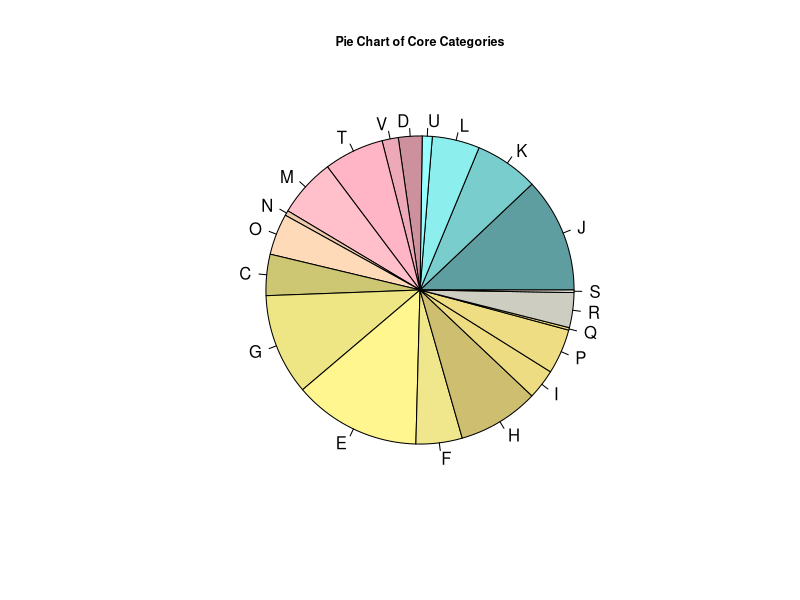
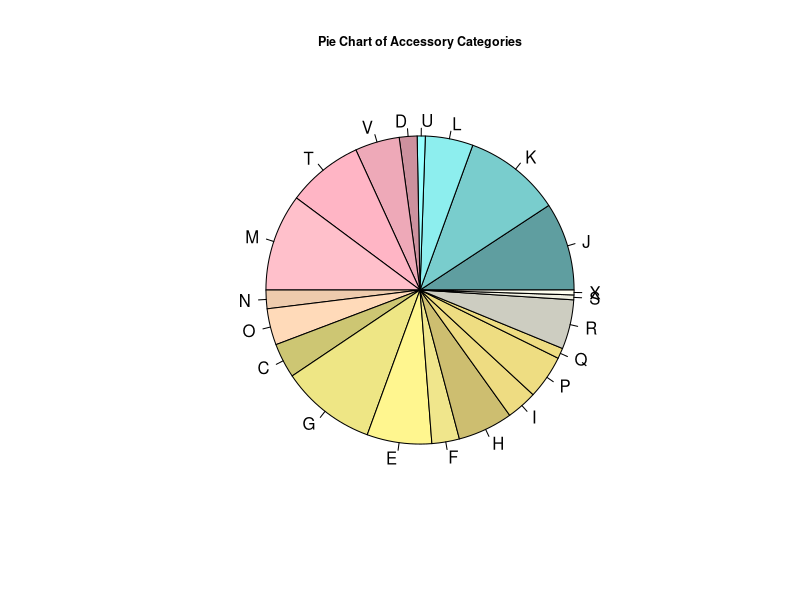
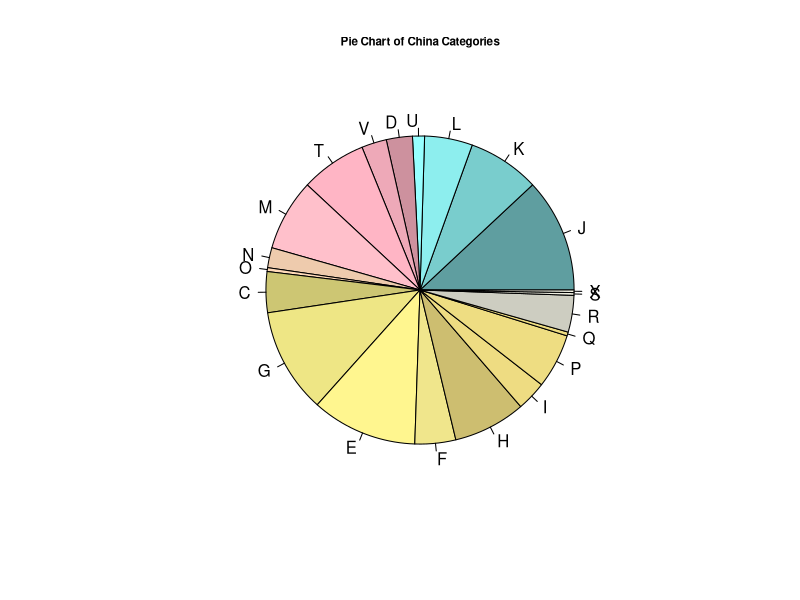

Reproduce these figures in R, in order.
###############FOR CORE GENES##################
#For category V - Defense Mechanisms (6 genes in core)
V_matrix <- matrix(c(13,146,676,4035), nrow = 2, ncol = 2)
fisher.test(x = V_matrix, alternative = "greater")

#For category E - Amino Acid Transport and Mechanism (30 genes in core)
E_matrix <- matrix(c(102,285,587,3896), nrow = 2, ncol = 2)
fisher.test(E_matrix, alternative = "greater")

#For Category J - Translation, Ribosomal Structure and Biogenesis (23 genes in core)
J_matrix <- matrix(c(92,346,597,3835), nrow = 2, ncol = 2)
fisher.test(J_matrix, alternative = "greater")

#For Category G - Carbohydrate Transport and Metabolism (35 genes in core)
G_matrix <- matrix(c(81,238,608,3943), nrow = 2, ncol = 2)
fisher.test(G_matrix, alternative = "greater")

#For Category H - Coenzyme Transport and Metabolism (11 genes in core)
H_matrix <- matrix(c(65,247,624,3934), nrow = 2, ncol = 2)
fisher.test(H_matrix, alternative = "greater")

#For Category T - Signal Transduction Metabolisms (24 genes in core)
T_matrix <- matrix(c(48,202,641,3979), nrow = 2, ncol = 2)
fisher.test(T_matrix, alternative = "greater")

#For Category K - Transcription (12 core genes)
K_matrix <- matrix(c(51,173,638,4008), nrow = 2, ncol = 2)
fisher.test(K_matrix, alternative = "greater")

#For Category M - Cell Wall, Membrane, Envelope Biogenesis (14 genes in core)
M_matrix <- matrix(c(47,224,642,3957), nrow = 2, ncol = 2)
fisher.test(M_matrix, alternative = "greater")

#For Category L - Replication, Recombination, Repair (11 core genes)
L_matrix <- matrix(c(38,169,651,4012), nrow = 2, ncol = 2)
fisher.test(L_matrix, alternative = "greater")

#For Category F - Nucleotide Transport and Metabolism (12 core genes)
F_matrix <- matrix(c(37,120,652,4061), nrow = 2, ncol = 2)
fisher.test(F_matrix, alternative = "greater")

#For Category P - Inorganic Ion Transport and Metabolism (15 core genes)
P_matrix <- matrix(c(36,228,653,3953), nrow = 2, ncol = 2)
fisher.test(P_matrix, alternative = "greater")

#For Category C - Energy Production and Conversion (12 core genes)
C_matrix <- matrix(c(33,385,656,3796), nrow = 2, ncol = 2)
fisher.test(C_matrix, alternative = "greater")

#For Category O - PTM, Protein Turnover, Chaperone (8 genes in core)
O_matrix <- matrix(c(33,185,656,3996), nrow = 2, ncol = 2)
fisher.test(O_matrix, alternative = "greater")

#For Category I - Lipid Transport and Metabolism (27 core genes)
I_matrix <- matrix(c(24,122,665,4059), nrow = 2, ncol = 2)
fisher.test(I_matrix, alternative = "greater")

#For Category D - Cell Cycle Control, Cell Division, Chromosome Partitioning (21 core genes)
D_matrix <- matrix(c(19,189,670,3992), nrow = 2, ncol = 2)
fisher.test(D_matrix, alternative = "greater")

#For Category U - Intracellular Trafficking, Secretion and Vesicular Transport (8 core genes)
U_matrix <- matrix(c(8,99,681,4082), nrow = 2, ncol = 2)
fisher.test(U_matrix, alternative = "greater")

#For Category N
N_matrix <- matrix(c(4,83,685,4098), nrow = 2, ncol = 2)
fisher.test(N_matrix, alternative = "greater")


##############FOR ACCESSORY GENES#################
#For Category V 
V_matrix <- matrix(c(55,146,980,4035), nrow = 2, ncol = 2)
fisher.test(V_matrix, alternative = "greater")

#Category K
K_matrix <- matrix(c(120,173,915,4008), nrow = 2, ncol = 2)
fisher.test(K_matrix, alternative = "greater")

#For Category J 
J_matrix <- matrix(c(109,346,926,3835), nrow = 2, ncol = 2)
fisher.test(J_matrix, alternative = "greater")

#For Category L 
L_matrix <- matrix(c(59,169,976,4012), nrow = 2, ncol = 2)
fisher.test(L_matrix, alternative = "greater")

#For Category D 
D_matrix <- matrix(c(22,189,1013,3992), nrow = 2, ncol = 2)
fisher.test(D_matrix, alternative = "greater")

#For Category T
T_matrix <- matrix(c(94,202,941,3979), nrow = 2, ncol = 2)
fisher.test(T_matrix, alternative = "greater")

#For Category M 
M_matrix <- matrix(c(120,224,915,3957), nrow = 2, ncol = 2)
fisher.test(M_matrix, alternative = "greater")

#For Category N
N_matrix <- matrix(c(23,83,1012,4098), nrow = 2, ncol = 2)
fisher.test(N_matrix, alternative = "greater")

#For Category U
U_matrix <- matrix(c(10,99,1025,4082), nrow = 2, ncol = 2)
fisher.test(U_matrix, alternative = "greater")

#For Category C
C_matrix <- matrix(c(43,385,992,3796), nrow = 2, ncol = 2)
fisher.test(C_matrix, alternative = "greater")

#For Category G 
G_matrix <- matrix(c(118,238,917,3943), nrow = 2, ncol = 2)
fisher.test(G_matrix, alternative = "greater")

#For Category E
E_matrix <- matrix(c(80,177,955,3896), nrow = 2, ncol = 2)
fisher.test(E_matrix, alternative = "greater")

#For Category F
F_matrix <- matrix(c(34,120,1001,4061), nrow = 2, ncol = 2)
fisher.test(F_matrix, alternative = "greater")

#For Category H
H_matrix <- matrix(c(68,247,967,3934), nrow = 2, ncol = 2)
fisher.test(H_matrix, alternative = "greater")

#For Category I
I_matrix <- matrix(c(38,122,997,4059), nrow = 2, ncol = 2)
fisher.test(I_matrix, alternative = "greater")

#For Category P
P_matrix <- matrix(c(54,228,981,3953), nrow = 2, ncol = 2)
fisher.test(P_matrix, alternative = "greater")

#For Category Q
Q_matrix <- matrix(c(13,89,1022,4092), nrow = 2, ncol = 2)
fisher.test(Q_matrix, alternative = "greater")

#For Category X
X_matrix <- matrix(c(6,67,1029,4114), nrow=2, ncol=2)
fisher.test(X_matrix, alternative = "greater")

#For Category O
O_matrix <- matrix(c(45,185,990,4114), nrow=2, ncol=2)
fisher.test(O_matrix, alternative = "greater")

#For Category N
N_matrix <- matrix(c(45,185,990,4114), nrow=2, ncol=2)
fisher.test(N_matrix, alternative = "greater")


#################FOR CHINA REGION#####################
setwd("/Users/pinaronat/Dropbox (Personal)/Objective3_scripts/ChinaCluster")
counts <- read.table("china_counts_categories.txt",header = FALSE)
just_counts <- counts$V3
just_counts <- as.vector(just_counts)
just_counts <- just_counts/104

#For Category V
V_matrix <- matrix(c(just_counts[1],146,(1000-just_counts[1]),(4181-146)), nrow = 2, ncol = 2)
fisher.test(V_matrix, alternative = "greater")

#For Category J
J_matrix <- matrix(c(just_counts[2],346,(1000-just_counts[2]),(4181-346)), nrow = 2, ncol = 2)
fisher.test(J_matrix, alternative = "greater")

#For Category R
R_matrix <- matrix(c(just_counts[3],283,(1000-just_counts[3]),(4181-283)), nrow = 2, ncol = 2)
fisher.test(R_matrix, alternative = "greater")

#For Cateorgy T
T_matrix <- matrix(c(just_counts[4],202,(1000-just_counts[4]),(4181-202)), nrow = 2, ncol = 2)
fisher.test(T_matrix, alternative = "greater")

#For Category K
K_matrix <- matrix(c(just_counts[5],173,(1000-just_counts[5]),(4181-173)), nrow = 2, ncol = 2)
fisher.test(K_matrix, alternative = "greater")

#For Category O
O_matrix <- matrix(c(just_counts[6],185,(1000-just_counts[6]),(4181-185)), nrow = 2, ncol = 2)
fisher.test(O_matrix, alternative = "greater")

#For Category L
L_matrix <- matrix(c(just_counts[7],169,(1000-just_counts[7]),(4181-169)), nrow = 2, ncol = 2)
fisher.test(L_matrix, alternative = "greater")

#For Category E
E_matrix <- matrix(c(just_counts[8],285,(1000-just_counts[8]),(4181-285)), nrow = 2, ncol = 2)
fisher.test(E_matrix, alternative = "greater")

#For Category G
G_matrix <- matrix(c(just_counts[9],238,(1000-just_counts[9]),(4181-238)), nrow = 2, ncol = 2)
fisher.test(G_matrix, alternative = "greater")

#For Category M
M_matrix <- matrix(c(just_counts[10],224,(1000-just_counts[10]),(4181-224)), nrow = 2, ncol = 2)
fisher.test(M_matrix, alternative = "greater")

#For Category C
C_matrix <- matrix(c(just_counts[11],385,(1000-just_counts[11]),(4181-385)), nrow = 2, ncol = 2)
fisher.test(C_matrix, alternative = "greater")

#For Category F
F_matrix <- matrix(c(just_counts[12],120,(1000-just_counts[12]),(4181-120)), nrow = 2, ncol = 2)
fisher.test(F_matrix, alternative = "greater")

#For Category S
S_matrix <- matrix(c(just_counts[13],256,(1000-just_counts[13]),(4181-256)), nrow = 2, ncol = 2)
fisher.test(S_matrix, alternative = "greater")

#For Catgeory H
H_matrix <- matrix(c(just_counts[14],247,(1000-just_counts[14]),(4181-247)), nrow = 2, ncol = 2)
fisher.test(H_matrix, alternative = "greater")

#For Category Q
Q_matrix <- matrix(c(just_counts[15],89,(1000-just_counts[15]),(4181-89)), nrow = 2, ncol = 2)
fisher.test(Q_matrix, alternative = "greater")

#For Category P
P_matrix <- matrix(c(just_counts[16],228,(1000-just_counts[16]),(4181-228)), nrow = 2, ncol = 2)
fisher.test(P_matrix, alternative = "greater")

#For Category N
N_matrix <- matrix(c(just_counts[17],83,(1000-just_counts[17]),(4181-83)), nrow = 2, ncol = 2)
fisher.test(N_matrix, alternative = "greater")

#For Category D
D_matrix <- matrix(c(just_counts[18],189,(1000-just_counts[18]),(4181-189)), nrow = 2, ncol = 2)
fisher.test(D_matrix, alternative = "greater")

#For Category I
I_matrix <- matrix(c(just_counts[19],122,(1000-just_counts[19]),(4181-122)), nrow = 2, ncol = 2)
fisher.test(I_matrix, alternative = "greater")

#For Category U
U_matrix <- matrix(c(just_counts[20],99,(1000-just_counts[20]),(4181-99)), nrow = 2, ncol = 2)
fisher.test(U_matrix, alternative = "greater")

#For Category X
X_matrix <- matrix(c(just_counts[21],67,(1000-just_counts[21]),(4181-67)), nrow = 2, ncol = 2)
fisher.test(X_matrix, alternative = "greater")

####PIE CHART - CORE COGS
slices <- c(92, 51, 38, 8, 19, 13, 48, 47, 4, 33, 33, 81, 102, 37, 65, 24, 36, 2, 28, 2)
labels <-  c("J", "K", "L", "U", "D", "V", "T", "M", "N", "O", "C", "G", "E", "F", "H", "I", "P", "Q", "R", "S")
color = c("cadetblue", "darkslategray3", "darkslategray2", "darkslategray1", "pink3", "pink2", "pink1", "pink", "peachpuff2", "peachpuff1", "khaki3", "khaki2", "khaki1", "khaki", "lightgoldenrod3", "lightgoldenrod2", "lightgoldenrod","lightgoldenrod", "ivory3", "ivory2", "ivory1")

pie(slices, labels, main="Pie Chart of Core Categories", cex.main = 0.75, col = color)


####PIE CHART - ACCESSORY COGS
slices <- c(109, 120, 59, 10, 22, 55, 94, 120, 23, 45, 43, 118, 80, 34, 68, 38, 54, 13, 61, 6, 6)
labels <-  c("J", "K", "L", "U", "D", "V", "T", "M", "N", "O", "C", "G", "E", "F", "H", "I", "P", "Q", "R", "S", "X")
color = c("cadetblue", "darkslategray3", "darkslategray2", "darkslategray1", "pink3", "pink2", "pink1", "pink", "peachpuff2", "peachpuff1", "khaki3", "khaki2", "khaki1", "khaki", "lightgoldenrod3", "lightgoldenrod2", "lightgoldenrod","lightgoldenrod", "ivory3", "ivory2", "ivory1")

pie(slices, labels, main = "Pie Chart of Accessory Categories",cex.main = 0.75, col = color)


#PIE CHART - CHINA COGS
slices <- c(just_counts[2],just_counts[5],just_counts[7],just_counts[20],just_counts[18],just_counts[1],just_counts[4],just_counts[10],just_counts[17],just_counts[15],just_counts[11],just_counts[9],just_counts[8],just_counts[12],just_counts[14],just_counts[19],just_counts[16],just_counts[15],just_counts[3],just_counts[13],just_counts[21])
labels <- c("J", "K", "L", "U", "D", "V", "T", "M", "N", "O", "C", "G", "E", "F", "H", "I", "P", "Q", "R", "S", "X")
color = c("cadetblue", "darkslategray3", "darkslategray2", "darkslategray1", "pink3", "pink2", "pink1", "pink", "peachpuff2", "peachpuff1", "khaki3", "khaki2", "khaki1", "khaki", "lightgoldenrod3", "lightgoldenrod2", "lightgoldenrod","lightgoldenrod", "ivory3", "ivory2", "ivory1")
pie(slices, labels, main = "Pie Chart of China Categories", cex.main = 0.7, col = color)
